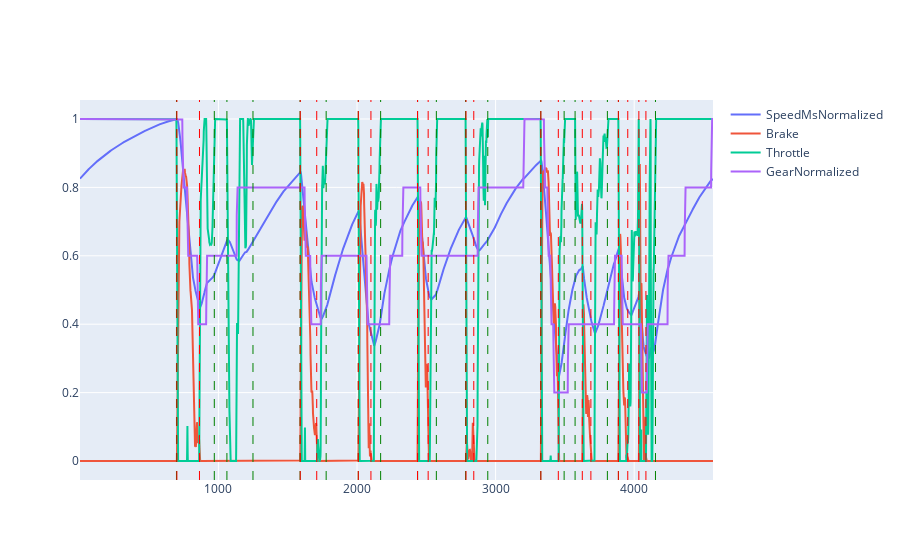

The notebook cell this image was saved under:
### Code cell
# break the track into segements, where throttle input is below 1
#  if you need to brake in a turn, you will release the throttle
#  if you dont need to brake, you might still release the throttle
#  if it's a full throttle turn, you will not release the throttle
#       - we might identify these by looking at the steering angle


def get_change_indices(df, column, threshold=0.9, below=True):
    X = df[column].values
    if below:
        mask = X <= threshold
    else:
        mask = X >= threshold
    change_indices = np.where(np.diff(mask))[0]
    # if len(change_indices) is odd, then the last value is a change
    if len(change_indices) % 2 == 1:
        print("adding last index")
        change_indices = np.append(change_indices, len(X))
    return change_indices


def remove_close_indices(indices, threshold=50):
    # merge throttle changes that are close together
    new_indices = [
        indices[0],
        indices[1],
    ]
    for i in range(2, len(indices), 2):
        start_i = indices[i]
        end_i = indices[i + 1]
        previous_end = indices[i - 1]
        if start_i - previous_end <= threshold:
            new_indices[-1] = end_i
        else:
            new_indices.append(start_i)
            new_indices.append(end_i)
    return new_indices


throttle_changes = get_change_indices(df, "Throttle", threshold=0.95, below=True)
brake_changes = get_change_indices(df, "Brake", threshold=0.005, below=False)
# display(throttle_changes)
# display(brake_changes)

throttle_changes = remove_close_indices(throttle_changes)
brake_changes = remove_close_indices(brake_changes)
# display(throttle_changes)
# display(brake_changes)


fig = lap_fig(df)

# add a vertical line for each index
for idx in throttle_changes:
    fig.add_vline(
        x=df["DistanceRoundTrack"][idx],
        line_width=1,
        line_dash="dash",
        line_color="green",
    )
for idx in brake_changes:
    fig.add_vline(
        x=df["DistanceRoundTrack"][idx],
        line_width=1,
        line_dash="dash",
        line_color="red",
    )

fig.show()

### Figure 1 — Plotly figure (JSON) as saved in the notebook; plotly's stock layout.template omitted (floating-point values rounded to 4 significant figures; data arrays with more than 128 entries replaced by an {"elided": "..."} marker saying what was removed)
{"data": [{"marker": {"size": 2}, "name": "SpeedMsNormalized", "type": "scatter", "x": {"elided": "4568 float values"}, "y": {"elided": "4568 float values"}}, {"marker": {"size": 1}, "name": "Brake", "type": "scatter", "x": {"elided": "4568 float values"}, "y": {"elided": "4568 float values"}}, {"marker": {"size": 1}, "name": "Throttle", "type": "scatter", "x": {"elided": "4568 float values"}, "y": {"elided": "4568 float values"}}, {"marker": {"size": 1}, "name": "GearNormalized", "type": "scatter", "x": {"elided": "4568 float values"}, "y": {"elided": "4568 float values"}}], "layout": {"shapes": [{"line": {"color": "green", "dash": "dash", "width": 1}, "type": "line", "x0": 697.3, "x1": 697.3, "xref": "x", "y0": 0, "y1": 1, "yref": "y domain"}, {"line": {"color": "green", "dash": "dash", "width": 1}, "type": "line", "x0": 970.3, "x1": 970.3, "xref": "x", "y0": 0, "y1": 1, "yref": "y domain"}, {"line": {"color": "green", "dash": "dash", "width": 1}, "type": "line", "x0": 1061.0, "x1": 1061.0, "xref": "x", "y0": 0, "y1": 1, "yref": "y domain"}, {"line": {"color": "green", "dash": "dash", "width": 1}, "type": "line", "x0": 1249.0, "x1": 1249.0, "xref": "x", "y0": 0, "y1": 1, "yref": "y domain"}, {"line": {"color": "green", "dash": "dash", "width": 1}, "type": "line", "x0": 1589.0, "x1": 1589.0, "xref": "x", "y0": 0, "y1": 1, "yref": "y domain"}, {"line": {"color": "green", "dash": "dash", "width": 1}, "type": "line", "x0": 1777.0, "x1": 1777.0, "xref": "x", "y0": 0, "y1": 1, "yref": "y domain"}, {"line": {"color": "green", "dash": "dash", "width": 1}, "type": "line", "x0": 2009.0, "x1": 2009.0, "xref": "x", "y0": 0, "y1": 1, "yref": "y domain"}, {"line": {"color": "green", "dash": "dash", "width": 1}, "type": "line", "x0": 2170.0, "x1": 2170.0, "xref": "x", "y0": 0, "y1": 1, "yref": "y domain"}, {"line": {"color": "green", "dash": "dash", "width": 1}, "type": "line", "x0": 2437.0, "x1": 2437.0, "xref": "x", "y0": 0, "y1": 1, "yref": "y domain"}, {"line": {"color": "green", "dash": "dash", "width": 1}, "type": "line", "x0": 2572.0, "x1": 2572.0, "xref": "x", "y0": 0, "y1": 1, "yref": "y domain"}, {"line": {"color": "green", "dash": "dash", "width": 1}, "type": "line", "x0": 2784.0, "x1": 2784.0, "xref": "x", "y0": 0, "y1": 1, "yref": "y domain"}, {"line": {"color": "green", "dash": "dash", "width": 1}, "type": "line", "x0": 2944.0, "x1": 2944.0, "xref": "x", "y0": 0, "y1": 1, "yref": "y domain"}, {"line": {"color": "green", "dash": "dash", "width": 1}, "type": "line", "x0": 3326.0, "x1": 3326.0, "xref": "x", "y0": 0, "y1": 1, "yref": "y domain"}, {"line": {"color": "green", "dash": "dash", "width": 1}, "type": "line", "x0": 3495.0, "x1": 3495.0, "xref": "x", "y0": 0, "y1": 1, "yref": "y domain"}, {"line": {"color": "green", "dash": "dash", "width": 1}, "type": "line", "x0": 3574.0, "x1": 3574.0, "xref": "x", "y0": 0, "y1": 1, "yref": "y domain"}, {"line": {"color": "green", "dash": "dash", "width": 1}, "type": "line", "x0": 3807.0, "x1": 3807.0, "xref": "x", "y0": 0, "y1": 1, "yref": "y domain"}, {"line": {"color": "green", "dash": "dash", "width": 1}, "type": "line", "x0": 3887.0, "x1": 3887.0, "xref": "x", "y0": 0, "y1": 1, "yref": "y domain"}, {"line": {"color": "green", "dash": "dash", "width": 1}, "type": "line", "x0": 4154.0, "x1": 4154.0, "xref": "x", "y0": 0, "y1": 1, "yref": "y domain"}, {"line": {"color": "red", "dash": "dash", "width": 1}, "type": "line", "x0": 700.3, "x1": 700.3, "xref": "x", "y0": 0, "y1": 1, "yref": "y domain"}, {"line": {"color": "red", "dash": "dash", "width": 1}, "type": "line", "x0": 863.3, "x1": 863.3, "xref": "x", "y0": 0, "y1": 1, "yref": "y domain"}, {"line": {"color": "red", "dash": "dash", "width": 1}, "type": "line", "x0": 1590.0, "x1": 1590.0, "xref": "x", "y0": 0, "y1": 1, "yref": "y domain"}, {"line": {"color": "red", "dash": "dash", "width": 1}, "type": "line", "x0": 1709.0, "x1": 1709.0, "xref": "x", "y0": 0, "y1": 1, "yref": "y domain"}, {"line": {"color": "red", "dash": "dash", "width": 1}, "type": "line", "x0": 2009.0, "x1": 2009.0, "xref": "x", "y0": 0, "y1": 1, "yref": "y domain"}, {"line": {"color": "red", "dash": "dash", "width": 1}, "type": "line", "x0": 2100.0, "x1": 2100.0, "xref": "x", "y0": 0, "y1": 1, "yref": "y domain"}, {"line": {"color": "red", "dash": "dash", "width": 1}, "type": "line", "x0": 2436.0, "x1": 2436.0, "xref": "x", "y0": 0, "y1": 1, "yref": "y domain"}, {"line": {"color": "red", "dash": "dash", "width": 1}, "type": "line", "x0": 2513.0, "x1": 2513.0, "xref": "x", "y0": 0, "y1": 1, "yref": "y domain"}, {"line": {"color": "red", "dash": "dash", "width": 1}, "type": "line", "x0": 2787.0, "x1": 2787.0, "xref": "x", "y0": 0, "y1": 1, "yref": "y domain"}, {"line": {"color": "red", "dash": "dash", "width": 1}, "type": "line", "x0": 2843.0, "x1": 2843.0, "xref": "x", "y0": 0, "y1": 1, "yref": "y domain"}, {"line": {"color": "red", "dash": "dash", "width": 1}, "type": "line", "x0": 3327.0, "x1": 3327.0, "xref": "x", "y0": 0, "y1": 1, "yref": "y domain"}, {"line": {"color": "red", "dash": "dash", "width": 1}, "type": "line", "x0": 3453.0, "x1": 3453.0, "xref": "x", "y0": 0, "y1": 1, "yref": "y domain"}, {"line": {"color": "red", "dash": "dash", "width": 1}, "type": "line", "x0": 3626.0, "x1": 3626.0, "xref": "x", "y0": 0, "y1": 1, "yref": "y domain"}, {"line": {"color": "red", "dash": "dash", "width": 1}, "type": "line", "x0": 3688.0, "x1": 3688.0, "xref": "x", "y0": 0, "y1": 1, "yref": "y domain"}, {"line": {"color": "red", "dash": "dash", "width": 1}, "type": "line", "x0": 3886.0, "x1": 3886.0, "xref": "x", "y0": 0, "y1": 1, "yref": "y domain"}, {"line": {"color": "red", "dash": "dash", "width": 1}, "type": "line", "x0": 3954.0, "x1": 3954.0, "xref": "x", "y0": 0, "y1": 1, "yref": "y domain"}, {"line": {"color": "red", "dash": "dash", "width": 1}, "type": "line", "x0": 4034.0, "x1": 4034.0, "xref": "x", "y0": 0, "y1": 1, "yref": "y domain"}, {"line": {"color": "red", "dash": "dash", "width": 1}, "type": "line", "x0": 4085.0, "x1": 4085.0, "xref": "x", "y0": 0, "y1": 1, "yref": "y domain"}]}}
